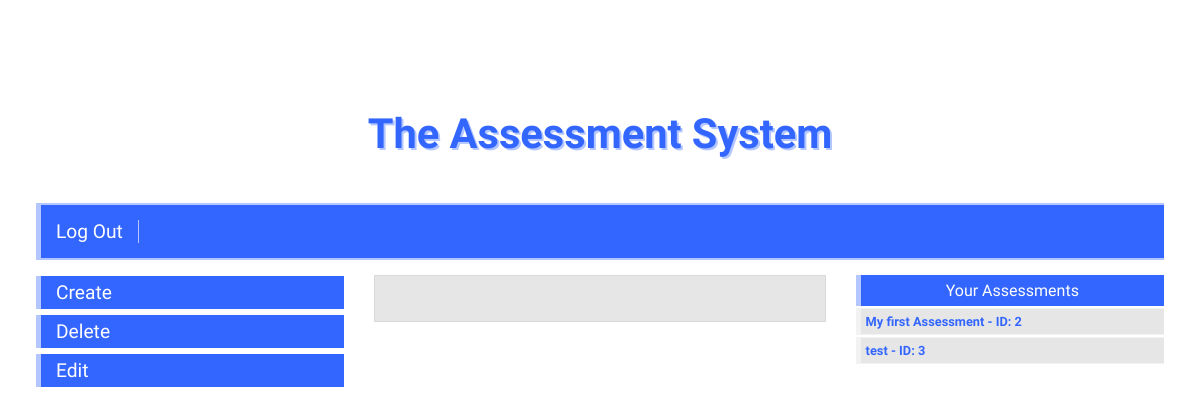
The page / (signed in) on the database as committed earlier.
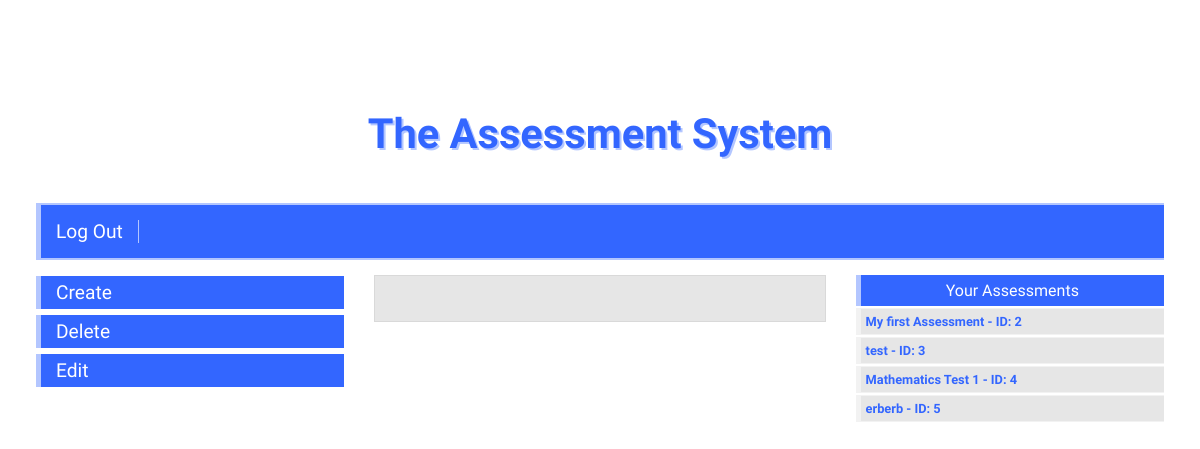
The same page on the database as committed later.
### assessment/models.py (models this page shows)
class Assessment(models.Model):
    creator = models.ForeignKey(settings.AUTH_USER_MODEL, on_delete=models.CASCADE, editable=False)
    title = models.CharField(max_length=100, blank=True)
    def __str__(self):
        return f'{self.title} - ID: {self.id}'

### core/views.py (the view)
# urls.py: 2. Add a URL to urlpatterns:  path('', views.home, name='home')
def home(request):
    template_name = 'home.html'
    if request.user.id is not None:
        user_id = request.user.id
        current_user = User.objects.get(id=user_id)
        user_assessments = Assessment.objects.filter(creator=current_user).exclude(title='')
    else:
        user_assessments = None
    context = {
        'user_assessments': user_assessments,
    }
    return render(request, template_name, context)

### core/templates/core/home.html (shortened to what this page needs)
{% extends 'base.html' %}
{% block content %}
<div class="col-12" id="logo">
    <h1><a href="{% url 'home' %}" class="logo">The Assessment System</a></h1>
</div>
<div class="col-12" id="navbar">
    {% if not user.is_authenticated %}
    <a href="{% url 'login' %}" class="navbar-button">Log In</a>
    <a href="{% url 'signup' %}" class="navbar-button">Sign Up</a>
    {% else %}
    <a href="{% url 'logout' %}" class="navbar-button">Log Out</a>
    {% endif %}
</div>
{% if user.role == 'Teacher' %}
<div class="col-3" id="left-side-teacher">
    <br><a href="{% url 'create-assessment' %}" name="create-assessment" class="left-side-button">Create</a>
    <br><a href="{% url 'delete-assessment' %}" name="delete-assessment" class="left-side-button">Delete</a>
    <br><a href="{% url 'edit-assessment' %}" name="edit-assessment" class="left-side-button">Edit</a>
</div>
<div class="col-6" id="main-content-teacher">
</div>
<div class="col-3" id="right-side-teacher">
    {% if user_assessments %}
    <h3 class="right-side-title">Your Assessments</h3>
    {% for assessment in user_assessments %}
    <ul class="assessments-list">{{ assessment }}</ul>
    {% endfor %}
    {% else %}
    <h3>You have no assessments.</h3>
    {% endif %}
</div>
{% endif %}
{% endblock %}

### assessmentsystem/templates/assessmentsystem/base.html (shortened to what this page needs)
<!DOCTYPE html>
{% load static %}
<html lang="en">
<head>
    <link rel="stylesheet" type="text/css" href="{% static 'assessmentsystem/css/style.css' %}">
</head>
<body>
{% block content %}{% endblock %}
</body>
</html>

### assessmentsystem/static/assessmentsystem/css/style.css (style rules this page uses)
* { box-sizing: border-box; }
[class*="col-"] { float: left; padding: 15px; border: 1px ; }
.col-3 { width: 30%; }
.col-6 { width: 40%; }
.col-12 { width: 100%; }
body { font-family: sans-serif; margin: 3%; background-image: url("/static/assessmentsystem/images/pxfuel.com.jpg") 100 0 no-repeat fixed; }
#logo { text-align: center; font-family: 'Armata'; font-size: 2em; margin-top: 30px; }
.logo { color: #3366ff; text-shadow: 2px 2px #b3c6ff; }
a:link { text-decoration: none; }
#navbar { background-color: #3366ff; border-top: 2px solid #b3c6ff; border-bottom: 2px solid #b3c6ff; border-left: 5px solid #b3c6ff; }
.navbar-button { color: white; font-family: 'Armata'; margin-right: 15px; font-size: 120%; border-right: 1px solid #b3c6ff; padding-right: 15px; }
.left-side-button { color: white; font-family: 'Armata'; font-size: 120%; background-color: #3366ff; padding-right: 3px; padding-left: 15px; padding-top: 5px; padding-bottom: 5px; display: block; border-left: 5px solid #b3c6ff; margin-bottom: -12px; margin-right: 30px; }
.right-side-title { font-family: 'Armata'; color: white; font-size: 100%; margin-block-start: 0px; margin-block-end: 2px; background-color: #3366ff; padding: 6px; font-weight: normal; text-align: center; border-left: 5px solid #b3c6ff; margin-left: 15px; }
#left-side-teacher { padding: 0px; margin-top: -2px; }
div#right-side-teacher { float: left; padding-right: 0px; }
ul { font-family: 'Armata'; color: #3366ff; font-size: 80%; font-weight: bold; list-style-type: none; padding: 5px; background-color: #e6e6e6; margin-block-start: 0px; margin-block-end: 2px; border-left: 5px solid #f2f2f2; border-bottom: 1px solid #f2f2f2; border-top: 1px solid #f2f2f2; }
h1 { text-align: center; font-family: 'Armata'; font-size: 130%; margin-bottom: 30px; color: #3366ff; }
#main-content-teacher { margin-top: 15px; background-color: #e6e6e6; padding: 2%; border: 1px solid #d9d9d9; }
h3 { font-family: 'Armata'; font-size: 100%; margin-top: 0px; color: #3366ff; margin-top: 15px; font-weight: bold; }
.assessments-list { margin-left: 15px; }

Rows that differ between the two databases and show on the page:
added Assessment: title+id "Mathematics Test 1 - ID: 4"
added Assessment: title+id "erberb - ID: 5"
